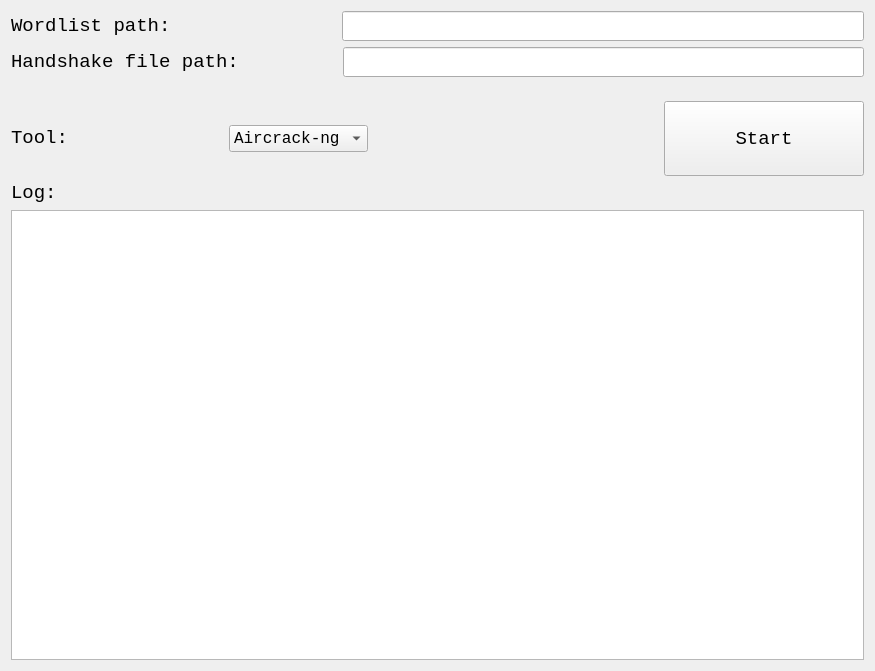
          <widget class="QWidget" name="WPA2CrackerTab">
           <attribute name="title">
            <string>WPA/WPA2 Cracker</string>
           </attribute>
           <layout class="QGridLayout" name="gridLayout_23">
            <item row="0" column="0">
             <layout class="QVBoxLayout" name="verticalLayout_53">
              <item>
               <layout class="QVBoxLayout" name="verticalLayout_51">
                <item>
                 <layout class="QVBoxLayout" name="verticalLayout_50">
                  <item>
                   <layout class="QHBoxLayout" name="horizontalLayout_44">
                    <item>
                     <widget class="QLabel" name="interface_label_wifi1_7">
                      <property name="font">
                       <font>
                        <family>Monospace</family>
                        <pointsize>14</pointsize>
                       </font>
                      </property>
                      <property name="text">
                       <string>Wordlist path:</string>
                      </property>
                     </widget>
                    </item>
                    <item>
                     <spacer name="horizontalSpacer_40">
                      <property name="orientation">
                       <enum>Qt::Horizontal</enum>
                      </property>
                      <property name="sizeType">
                       <enum>QSizePolicy::Fixed</enum>
                      </property>
                      <property name="sizeHint" stdset="0">
                       <size>
                        <width>165</width>
                        <height>20</height>
                       </size>
                      </property>
                     </spacer>
                    </item>
                    <item>
                     <widget class="QLineEdit" name="wpa2_cracker_wordlist">
                      <property name="minimumSize">
                       <size>
                        <width>350</width>
                        <height>0</height>
                       </size>
                      </property>
                      <property name="font">
                       <font>
                        <family>Monospace</family>
                        <pointsize>14</pointsize>
                       </font>
                      </property>
                      <property name="text">
                       <string/>
                      </property>
                     </widget>
                    </item>
                   </layout>
                  </item>
                  <item>
                   <layout class="QHBoxLayout" name="horizontalLayout_43">
                    <item>
                     <widget class="QLabel" name="interface_label_wifi1_6">
                      <property name="font">
                       <font>
                        <family>Monospace</family>
                        <pointsize>14</pointsize>
                       </font>
                      </property>
                      <property name="text">
                       <string>Handshake file path:</string>
                      </property>
                     </widget>
                    </item>
                    <item>
                     <spacer name="horizontalSpacer_39">
                      <property name="orientation">
                       <enum>Qt::Horizontal</enum>
                      </property>
                      <property name="sizeType">
                       <enum>QSizePolicy::Fixed</enum>
                      </property>
                      <property name="sizeHint" stdset="0">
                       <size>
                        <width>98</width>
                        <height>20</height>
                       </size>
                      </property>
                     </spacer>
                    </item>
                    <item>
                     <widget class="QLineEdit" name="wpa2_cracker_handshake">
                      <property name="minimumSize">
                       <size>
                        <width>350</width>
                        <height>0</height>
                       </size>
                      </property>
                      <property name="font">
                       <font>
                        <family>Monospace</family>
                        <pointsize>14</pointsize>
                       </font>
                      </property>
                      <property name="text">
                       <string/>
                      </property>
                     </widget>
                    </item>
                   </layout>
                  </item>
                 </layout>
                </item>
                <item>
                 <spacer name="verticalSpacer_20">
                  <property name="orientation">
                   <enum>Qt::Vertical</enum>
                  </property>
                  <property name="sizeType">
                   <enum>QSizePolicy::Fixed</enum>
                  </property>
                  <property name="sizeHint" stdset="0">
                   <size>
                    <width>20</width>
                    <height>18</height>
                   </size>
                  </property>
                 </spacer>
                </item>
                <item>
                 <layout class="QHBoxLayout" name="horizontalLayout_46">
                  <item>
                   <layout class="QHBoxLayout" name="horizontalLayout_45">
                    <item>
                     <widget class="QLabel" name="ip_address_label_9">
                      <property name="sizePolicy">
                       <sizepolicy hsizetype="Minimum" vsizetype="Preferred">
                        <horstretch>0</horstretch>
                        <verstretch>0</verstretch>
                       </sizepolicy>
                      </property>
                      <property name="minimumSize">
                       <size>
                        <width>212</width>
                        <height>0</height>
                       </size>
                      </property>
                      <property name="font">
                       <font>
                        <family>Monospace</family>
                        <pointsize>14</pointsize>
                       </font>
                      </property>
                      <property name="layoutDirection">
                       <enum>Qt::LeftToRight</enum>
                      </property>
                      <property name="text">
                       <string>&lt;html&gt;&lt;head/&gt;&lt;body&gt;&lt;p&gt;Tool:&lt;/p&gt;&lt;/body&gt;&lt;/html&gt;</string>
                      </property>
                     </widget>
                    </item>
                    <item>
                     <widget class="QComboBox" name="wpa2_cracker_tool">
                      <property name="sizePolicy">
                       <sizepolicy hsizetype="MinimumExpanding" vsizetype="Fixed">
                        <horstretch>0</horstretch>
                        <verstretch>0</verstretch>
                       </sizepolicy>
                      </property>
                      <property name="minimumSize">
                       <size>
                        <width>87</width>
                        <height>0</height>
                       </size>
                      </property>
                      <property name="font">
                       <font>
                        <family>Monospace</family>
                        <pointsize>12</pointsize>
                       </font>
                      </property>
                      <item>
                       <property name="text">
                        <string>Aircrack-ng</string>
                       </property>
                      </item>
                     </widget>
                    </item>
                   </layout>
                  </item>
                  <item>
                   <spacer name="horizontalSpacer_41">
                    <property name="orientation">
                     <enum>Qt::Horizontal</enum>
                    </property>
                    <property name="sizeType">
                     <enum>QSizePolicy::Expanding</enum>
                    </property>
                    <property name="sizeHint" stdset="0">
                     <size>
                      <width>290</width>
                      <height>20</height>
                     </size>
                    </property>
                   </spacer>
                  </item>
                  <item>
                   <widget class="QPushButton" name="wpa2_cracker_button">
                    <property name="minimumSize">
                     <size>
                      <width>200</width>
                      <height>75</height>
                     </size>
                    </property>
                    <property name="font">
                     <font>
                      <family>Monospace</family>
                      <pointsize>14</pointsize>
                     </font>
                    </property>
                    <property name="text">
                     <string>Start</string>
                    </property>
                   </widget>
                  </item>
                 </layout>
                </item>
               </layout>
              </item>
              <item>
               <layout class="QVBoxLayout" name="verticalLayout_52">
                <item>
                 <widget class="QLabel" name="label_14">
                  <property name="font">
                   <font>
                    <family>Monospace</family>
                    <pointsize>14</pointsize>
                   </font>
                  </property>
                  <property name="text">
                   <string>Log:</string>
                  </property>
                 </widget>
                </item>
                <item>
                 <widget class="QTextBrowser" name="wpa2_cracker_log">
                  <property name="minimumSize">
                   <size>
                    <width>250</width>
                    <height>450</height>
                   </size>
                  </property>
                  <property name="font">
                   <font>
                    <family>Monospace</family>
                    <pointsize>12</pointsize>
                   </font>
                  </property>
                  <property name="html">
                   <string>&lt;!DOCTYPE HTML PUBLIC &quot;-//W3C//DTD HTML 4.0//EN&quot; &quot;http://www.w3.org/TR/REC-html40/strict.dtd&quot;&gt;
&lt;html&gt;&lt;head&gt;&lt;meta name=&quot;qrichtext&quot; content=&quot;1&quot; /&gt;&lt;style type=&quot;text/css&quot;&gt;
p, li { white-space: pre-wrap; }
&lt;/style&gt;&lt;/head&gt;&lt;body style=&quot; font-family:'Monospace'; font-size:12pt; font-weight:400; font-style:normal;&quot;&gt;
&lt;p style=&quot;-qt-paragraph-type:empty; margin-top:0px; margin-bottom:0px; margin-left:0px; margin-right:0px; -qt-block-indent:0; text-indent:0px;&quot;&gt;&lt;br /&gt;&lt;/p&gt;&lt;/body&gt;&lt;/html&gt;</string>
                  </property>
                 </widget>
                </item>
               </layout>
              </item>
             </layout>
            </item>
           </layout>
          </widget>
